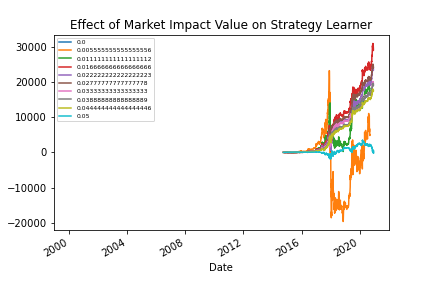

Reproduce this figure in Python.
""""""  		  	   		   	 		  		  		    	 		 		   		 		  
"""  		  	   		   	 		  		  		    	 		 		   		 		  
Template for implementing StrategyLearner  (c) 2016 Tucker Balch  		  	   		   	 		  		  		    	 		 		   		 		  
  		  	   		   	 		  		  		    	 		 		   		 		  
Copyright 2018, Georgia Institute of Technology (Georgia Tech)  		  	   		   	 		  		  		    	 		 		   		 		  
Atlanta, Georgia 30332  		  	   		   	 		  		  		    	 		 		   		 		  
All Rights Reserved  		  	   		   	 		  		  		    	 		 		   		 		  
  		  	   		   	 		  		  		    	 		 		   		 		  
Template code for CS 4646/7646  		  	   		   	 		  		  		    	 		 		   		 		  
  		  	   		   	 		  		  		    	 		 		   		 		  
Georgia Tech asserts copyright ownership of this template and all derivative  		  	   		   	 		  		  		    	 		 		   		 		  
works, including solutions to the projects assigned in this course. Students  		  	   		   	 		  		  		    	 		 		   		 		  
and other users of this template code are advised not to share it with others  		  	   		   	 		  		  		    	 		 		   		 		  
or to make it available on publicly viewable websites including repositories  		  	   		   	 		  		  		    	 		 		   		 		  
such as github and gitlab.  This copyright statement should not be removed  		  	   		   	 		  		  		    	 		 		   		 		  
or edited.  		  	   		   	 		  		  		    	 		 		   		 		  
  		  	   		   	 		  		  		    	 		 		   		 		  
We do grant permission to share solutions privately with non-students such  		  	   		   	 		  		  		    	 		 		   		 		  
as potential employers. However, sharing with other current or future  		  	   		   	 		  		  		    	 		 		   		 		  
students of CS 7646 is prohibited and subject to being investigated as a  		  	   		   	 		  		  		    	 		 		   		 		  
GT honor code violation.  		  	   		   	 		  		  		    	 		 		   		 		  
  		  	   		   	 		  		  		    	 		 		   		 		  
-----do not edit anything above this line---  		  	   		   	 		  		  		    	 		 		   		 		  
  		  	   		   	 		  		  		    	 		 		   		 		  
Student Name: Tommy Habibe (replace with your name)  		  	   		   	 		  		  		    	 		 		   		 		  
GT User ID: thabibe3 (replace with your User ID)  		  	   		   	 		  		  		    	 		 		   		 		  
GT ID: 902970734 (replace with your GT ID)  		  	   		   	 		  		  		    	 		 		   		 		  
"""  		  	   		   	 		  		  		    	 		 		   		 		  
  		  	   		   	 		  		  		    	 		 		   		 		  
import datetime as dt
import numpy as np
import pandas as pd
from util import get_data, plot_data
from marketsimcode import compute_portvals, stats
import matplotlib.pyplot as plt
import StrategyLearner as sl
  		  	   		   	 		  		  		    	 		 		   		 		  

def author(self):
    return "thabibe3"


def df_to_order(df, symbol):

    df = df.reset_index()
    df = df.rename(columns={'index' : 'Date'})
    df = df[df['Shares'] != 0]
    df['Order'] = 0
    df['Order'][df['Shares'] < 0] = 'SELL'
    df['Order'][df['Shares'] > 0] = 'BUY'
    df['Symbol'] = symbol
    df['Shares'] = abs(df['Shares'])
    df = df.reset_index(drop=True)

    return df

def main():
    pd.set_option('mode.chained_assignment', None)

    symbol = 'BTC'
    sd = dt.datetime(2014, 9, 20)
    ed = dt.datetime(2020, 12, 31)
    c = 0
    sv = 100000
    plt.figure(dpi=100)

    n = np.linspace(0, 0.01, 10)

    spy = get_data([symbol], pd.date_range(sd, ed))
    spy.drop(columns=['SPY'], inplace=True)

    slist = []

    for i in range(len(n)):
        SLlearner = sl.StrategyLearner(commission=c, impact=n[i])
        SLlearner.add_evidence(symbol, sd, ed)
        df1 = SLlearner.testPolicy(symbol, sd, ed)
        df1 = df_to_order(df=df1, symbol=symbol)
        dfgains1 = compute_portvals(df1, start_val=sv, commission=c, impact=n[i])

        total_adjusted_cum_return, total_adjusted_avg_daily_ret, total_adjusted_std_daily_ret, sharp = stats(dfgains1)

        slist.append([total_adjusted_cum_return, total_adjusted_avg_daily_ret, total_adjusted_std_daily_ret, sharp])

        dfgains1 = dfgains1 / dfgains1.iloc[0]
        dfgains1 = dfgains1.rename(columns={'Sum': str(n[i])})
        spy = spy.join(dfgains1)

    spy = spy.drop(columns=symbol)
    spy.plot()
    plt.legend([str(x) for x in np.linspace(0, 0.05, 10)],prop={'size':6})
    plt.title('Effect of Market Impact Value on Strategy Learner')
    plt.ylabel('Normalized Portfolio Values')
    plt.xlabel('Date')
    plt.savefig('experiment2.png')

    with open('experiment2.txt', 'w') as f:
        lista = ['cum sum', 'daily ret', 'daily stdev', 'sharpe']

        for r in lista:
            f.write(r + ',')
        f.write('\n')

        for s in slist:
            for i in s:
                f.write(str(i) + ',')
            f.write('\n')

    f.close()

if __name__ == "__main__":
    main()